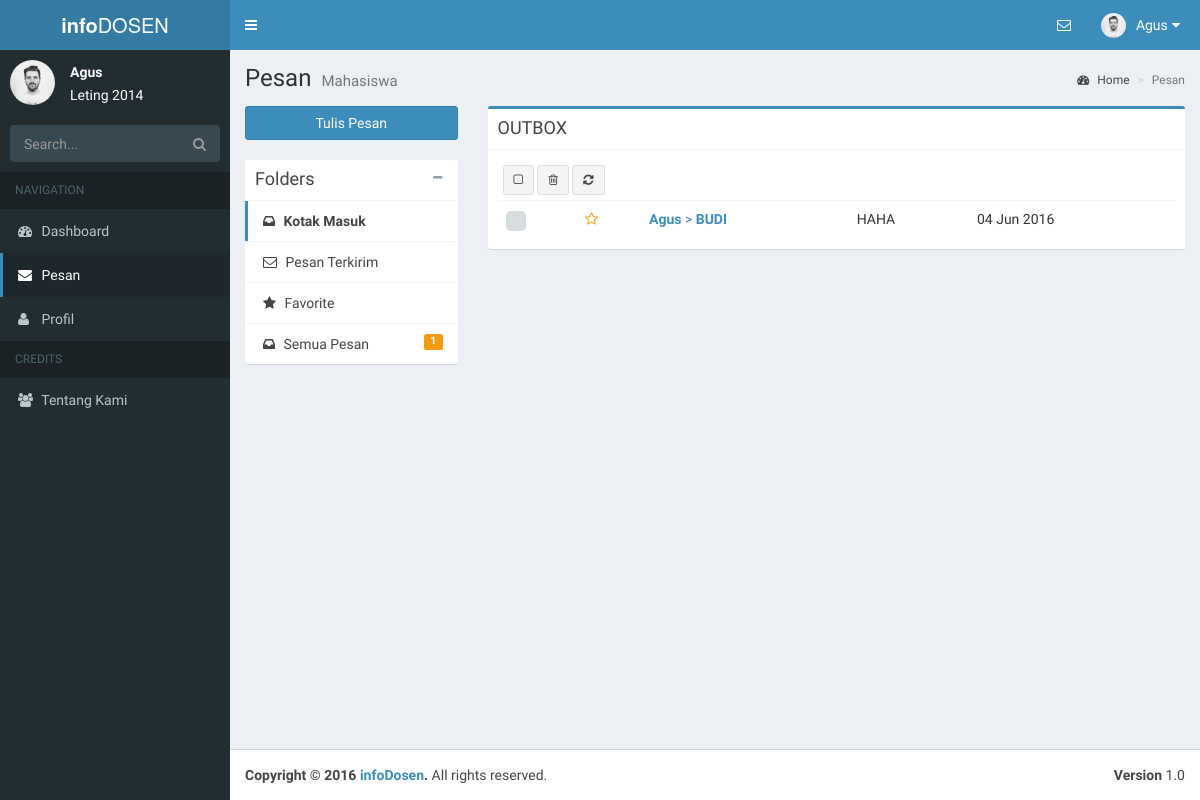
The page /mahasiswa/mailbox.php?view=OUTBOX (signed in) on the database its author committed.
### tables this page shows
CREATE TABLE `mahasiswa` (
  `nim` varchar(20) NOT NULL,
  `password` varchar(30) NOT NULL,
  `nama` varchar(50) NOT NULL,
  `nohp` varchar(255) NOT NULL,
  `jeniskelamin` varchar(255) NOT NULL,
  `jurusan` varchar(255) NOT NULL,
  `email` varchar(255) NOT NULL,
  `tanggallahir` date NOT NULL,
  `foto` varchar(255) NOT NULL,
  `deskripsi` text NOT NULL,
  `statusmhs` varchar(255) NOT NULL
);

CREATE TABLE `pesan` (
  `idpesan` int(11) NOT NULL,
  `pengirim` varchar(255) NOT NULL,
  `penerima` varchar(255) NOT NULL,
  `subject` varchar(255) NOT NULL,
  `isipesan` text NOT NULL,
  `tanggal` date NOT NULL,
  `status` varchar(255) NOT NULL,
  `favorit` varchar(255) NOT NULL
);

### session.php (called while the page is built, shortened)
<?php
if(!isset($_SESSION['user'])||!isset($_SESSION['level'])){
	header('Location: login.php');
}
else{
	$connection = mysql_connect("localhost", "root", "");
	$userCheck = $_SESSION['user'];
	if($_SESSION['level']=="mahasiswa"){
		$ses_sql=mysql_query("select * from mahasiswa where nim='$userCheck'", $connection);
	}
	else if ($_SESSION['level']=="dosen") {
		$ses_sql=mysql_query("select * from dosen where nip='$userCheck'", $connection);
	}
	$userOnSession = mysql_fetch_assoc($ses_sql);
}
?>

### mahasiswa/mailbox.php (the view, shortened to what this page needs)
<?php
include "../session.php";
$user=$userOnSession;
$tipe="";
if(!isset($_GET['view'])||empty($_GET['view'])){
  $tipe="INBOX";
}
else{
  $tipe=strtoupper($_GET['view']);
}
?>
<!DOCTYPE html>
<html>
<head>
  <link rel="stylesheet" href="../bootstrap/css/bootstrap.min.css">
  <link rel="stylesheet" href="../dist/css/font-awesome.min.css">
  <link rel="stylesheet" href="../https://cdnjs.cloudflare.com/ajax/libs/ionicons/2.0.1/css/ionicons.min.css">
  <link rel="stylesheet" href="../dist/css/style.css">
  <link rel="stylesheet" href="../dist/css/AdminLTE.min.css">
  <link rel="stylesheet" href="../dist/css/skins/_all-skins.min.css">
  <link rel="stylesheet" href="../plugins/iCheck/flat/blue.css">
  <link rel="stylesheet" href="../plugins/morris/morris.css">
  <link rel="stylesheet" href="../plugins/jvectormap/jquery-jvectormap-1.2.2.css">
  <link rel="stylesheet" href="../plugins/datepicker/datepicker3.css">
  <link rel="stylesheet" href="../plugins/daterangepicker/daterangepicker-bs3.css">
  <link rel="stylesheet" href="../plugins/bootstrap-wysihtml5/bootstrap3-wysihtml5.min.css">
  <link rel="stylesheet" href="../plugins/iCheck/flat/blue.css">
</head>
<body class="hold-transition skin-blue sidebar-mini">
<div class="wrapper">
  <header class="main-header">
    <a href="index.php" class="logo">
      <span class="logo-lg"><b>info</b>DOSEN</span>
    </a>
    <nav class="navbar navbar-static-top">
      <a href="#" class="sidebar-toggle" data-toggle="offcanvas" role="button">
      </a>
      <div class="navbar-custom-menu">
        <ul class="nav navbar-nav">
          <li class="dropdown messages-menu">
            <a href="#" class="dropdown-toggle" data-toggle="dropdown">
              <i class="fa fa-envelope-o"></i>
            </a>
                  <?php
                    $sql = "select * from pesan where penerima='".$user['nim']."' or pengirim='".$user['nim']."'";
                    $sqla=mysql_query($sql);
                    $jumlahPesan=mysql_num_rows($sqla);
                    $sql = "select * from pesan where penerima='".$user['nim']."' ORDER BY status DESC";
                  ?>
          </li>
          <li class="dropdown user user-menu">
            <a href="#" class="dropdown-toggle" data-toggle="dropdown">
              <img src="../assets/images/<?php echo $user['foto'] ?>" class="user-image" alt="User Image">
              <span class="hidden-xs"><?php echo $user['nama'];?></span>
              <i class="fa fa-sort-down pull-right"></i>
            </a>
          </li>
        </ul>
      </div>
    </nav>
  </header>
  <aside class="main-sidebar">
    <section class="sidebar">
      <div class="user-panel">
        <div class="pull-left image">
          <img src="../assets/images/<?php echo $user['foto'] ?>" class="img-circle" alt="User Image">
        </div>
        <div class="pull-left info">
          <p><?php echo $user['nama'];?></p>
          <?php echo $user['deskripsi'];?>
        </div>
      </div>
      <form action="cari.php" method="get" class="sidebar-form">
        <div class="input-group">
          <input type="text" name="dosen" class="form-control" placeholder="Search...">
              <span class="input-group-btn">
                <button type="submit" id="search-btn" class="btn btn-flat"><i class="fa fa-search"></i>
                </button>
              </span>
        </div>
      </form>
      <ul class="sidebar-menu">
        <li class="header">NAVIGATION</li>
        <li class="treeview">
          <a href="index.php">
            <i class="fa fa-dashboard"></i>
            <span>Dashboard</span>
          </a>
        </li>
        <li class="active treeview">
          <a href="mailbox.php">
            <i class="fa fa-envelope"></i>
            <span>Pesan</span>
          </a>
        </li>
        <li class="treeview">
          <a href="profil.php">
            <i class="fa fa-user"></i>
            <span>Profil</span>
          </a>
        </li>
        <li class="header">CREDITS</li>
        <li><a href="aboutus.php"><i class="fa fa-users"></i> <span>Tentang Kami</span></a></li>
      </ul>
    </section>
  </aside>
  <div class="content-wrapper">
    <section class="content-header">
      <h1>
        Pesan
        <small>Mahasiswa</small>
      </h1>
      <ol class="breadcrumb">
        <li><a href="index.php"><i class="fa fa-dashboard"></i> Home</a></li>
        <li class="active">Pesan</li>
      </ol>
    </section>
    <section class="content">
      <div class="row">
        <div class="col-md-3">
          <a href="pesanbaru.php" class="btn btn-primary btn-block margin-bottom">Tulis Pesan</a>
          <div class="box box-solid">
            <div class="box-header with-border">
              <h3 class="box-title">Folders</h3>
              <div class="box-tools">
                <button type="button" class="btn btn-box-tool" data-widget="collapse"><i class="fa fa-minus"></i>
                </button>
              </div>
            </div>
            <div class="box-body no-padding">
              <ul class="nav nav-pills nav-stacked">
                <li id="kotakmasuk" class="active"><a href="mailbox.php?view=INBOX"><i class="fa fa-inbox"></i> Kotak Masuk
                <li id="kotakkeluar"><a href="mailbox.php?view=OUTBOX"><i class="fa fa-envelope-o"></i> Pesan Terkirim</a></li>
                <li id="kotakfavorit"><a href="mailbox.php?view=FAVORITE"><i class="fa fa-star"></i> Favorite</a>
                <li id="kotaksemua"><a href="mailbox.php?view=ALL"><i class="fa fa-inbox"></i> Semua Pesan
                  <span class="label label-warning pull-right"><?php echo $jumlahPesan ?></span></a>
                </li>
              </ul>
            </div>
          </div>
        </div>
        <div class="col-md-9">
          <div class="box box-primary">
            <div class="box-header with-border">
              <h3 class="box-title"><?php echo $tipe; ?></h3>
            </div>
            <div class="box-body">
              <div class="mailbox-controls">
                <button type="button" class="btn btn-default btn-sm checkbox-toggle"><i class="fa fa-square-o"></i>
                </button>
                <div class="btn-group">
                  <button onclick="hapusBanyak()" type="button" class="btn btn-default btn-sm"><i class="fa fa-trash-o"></i></button>
                </div>
                <button onclick="refresh()" type="button" class="btn btn-default btn-sm"><i class="fa fa-refresh"></i></button>
              </div>
              <div class="table-responsive mailbox-messages">
                <table class="table table-hover">
                  <tbody id="listpesan">
                    <?php
                      switch ($tipe) {
                        case 'OUTBOX':
                          $sql = "select * from pesan where pengirim='".$user['nim']."'";
                          break;
                      }
                      $sqla=mysql_query($sql);
                      while($data = mysql_fetch_array($sqla)) {
                        $sqlpengirim = mysql_query("select * from mahasiswa where nim='".$data['pengirim']."'");
                        $pengirim = mysql_fetch_assoc($sqlpengirim);
                        $sqlpenerima = mysql_query("select * from mahasiswa where nim='".$data['penerima']."'");
                        $penerima = mysql_fetch_assoc($sqlpenerima);
                        $date = date_create($data['tanggal']);
                        $tanggalkirim= date_format($date,"d M Y");
                        $subject= substr($data['subject'],0,50);
                        if($data['status']=="UNREAD"){
                          echo '<tr style="background: #E3F2FD" id="'.$data['idpesan'].'">';
                        }
                        else{
                          echo '<tr id="'.$data['idpesan'].'">';
                        }
                        echo '
                          <td><input type="checkbox"></td>';
                        if($data['favorit']=="FAVORITE"){
                          echo '<td class="mailbox-star"><a href="#"><i class="fa fa-star text-yellow"></i></a></td>';
                        }
                        else {
                          echo '<td class="mailbox-star"><a href="#"><i class="fa fa-star-o text-yellow"></i></a></td>';
                        }
                        echo '
                          <td class="mailbox-name"><a href="read.php?id='.$data['idpesan'].'"><b>'.$pengirim['nama'].'</b> > <b>'.$penerima['nama'].'</b></a></td>
                          <td class="mailbox-subject">'.$subject.'
                          </td>
                          <td class="mailbox-date">'.$tanggalkirim.'</td>
                        </tr>
                        ';
                      }
                    ?>
                  </tbody>
                </table>
              </div>
            </div>
          </div>
        </div>
      </div>
    </section>
  </div>
  <footer class="main-footer">
    <div class="pull-right hidden-xs">
      <b>Version</b> 1.0
    </div>
    <strong>Copyright &copy; 2016 <a href="#">infoDosen</a>.</strong> All rights reserved.
  </footer>
</div>
</body>
</html>

### rows shown on the page
mahasiswa: foto (picture), nama "Agus", deskripsi "Leting 2014"
pesan: mahasiswa.nama "Agus", mahasiswa.nama "BUDI", subject "HAHA", tanggal "04 Jun 2016"

### other values the page prints
$jumlahPesan "1"
$tipe "OUTBOX"
